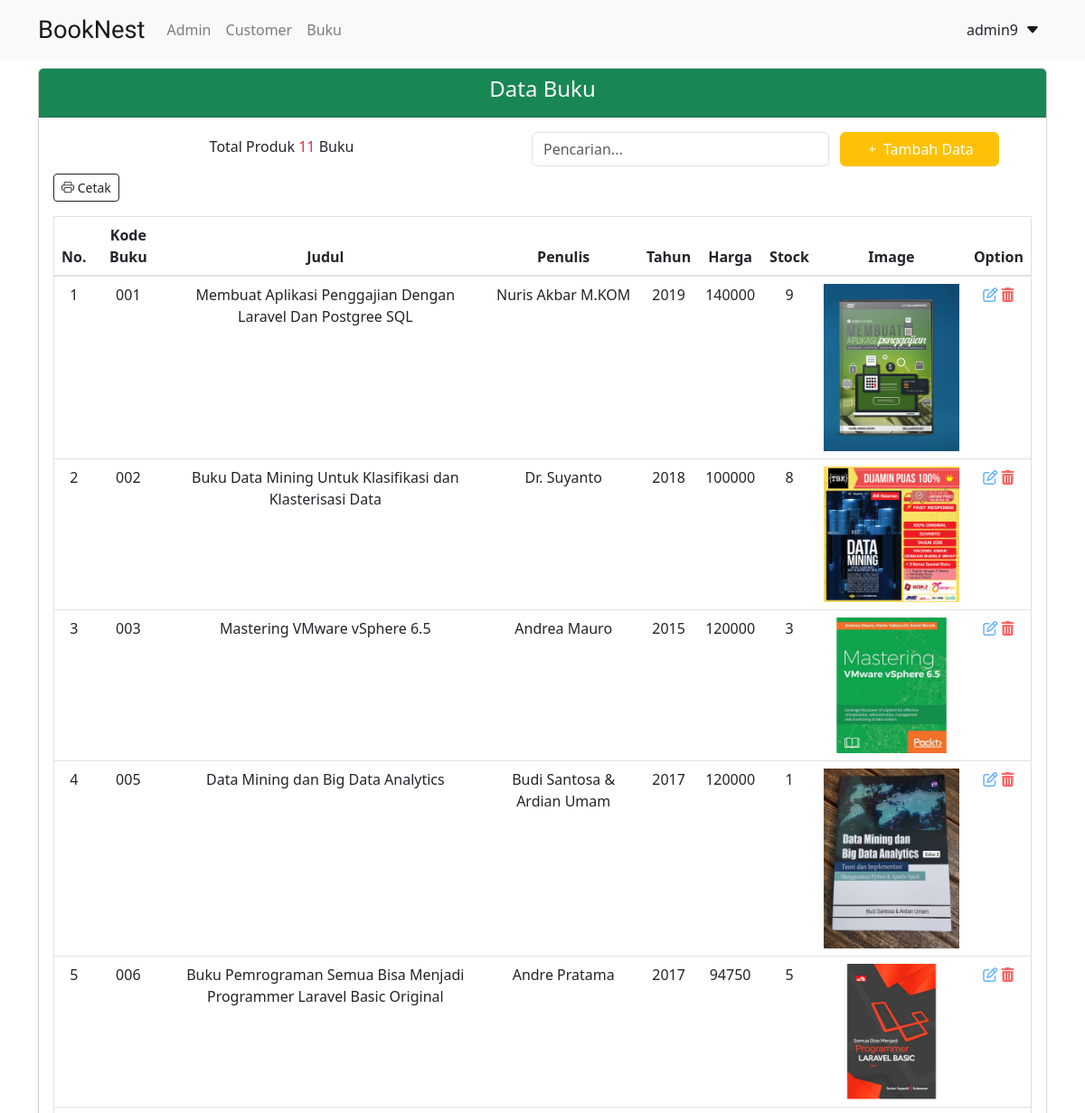
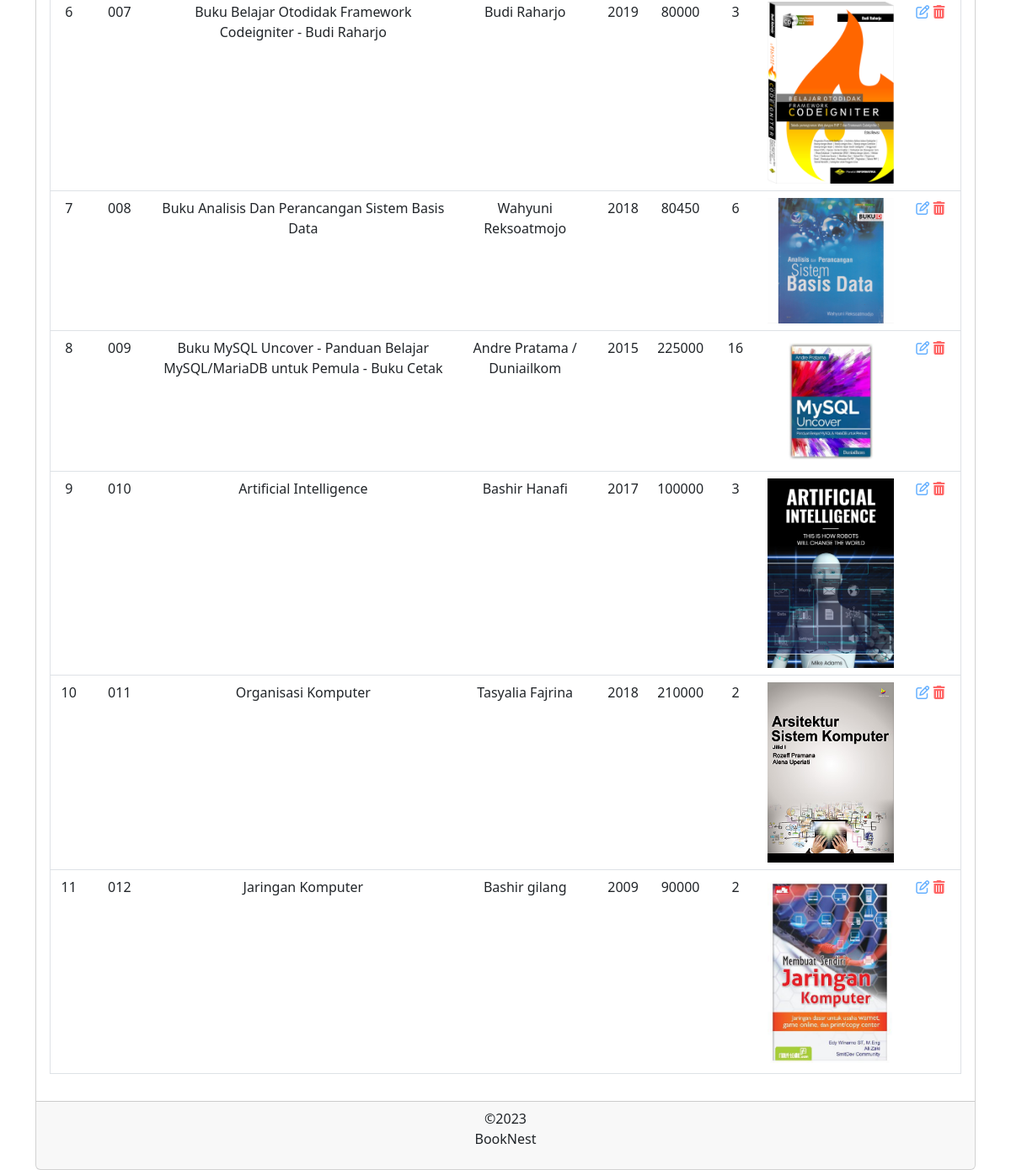
Screenshot of /toko_buku/buku.php (signed in) with the database file from the repository (2 pictures, top to bottom).
### tables this page shows
CREATE TABLE `buku` (
  `kode_buku` varchar(200) NOT NULL,
  `judul` varchar(400) NOT NULL,
  `penulis` varchar(400) NOT NULL,
  `tahun` varchar(20) NOT NULL,
  `harga` double NOT NULL,
  `stok` double NOT NULL,
  `image` varchar(400) NOT NULL
);

### toko_buku/buku.php (the view, shortened to what this page needs)
<?php
  require 'functions.php';
 ?>
<!DOCTYPE html>
<html lang="en" dir="ltr">
  <head>
    <link rel="stylesheet" href="assets/css/bootstrap.min.css">
    <link href="https://cdn.jsdelivr.net/npm/bootstrap@5.3.0-alpha3/dist/css/bootstrap.min.css" rel="stylesheet">
    <link rel="stylesheet" href="https://cdn.jsdelivr.net/npm/bootstrap-icons@1.10.5/font/bootstrap-icons.css">
  </head>
  <body>
    <?php
      include("navbar_admin.php");
    ?>
    <?php
      if (isset($_POST["find"])) {
        $find = $_POST["find"];
        $sql = "select * from buku
                where kode_buku like '%$find%'
                or judul like '%$find%'
                or penulis like '%$find%'
                or tahun like '%$find%'
                or harga like '%$find%'
                or stok like '%$find%'";
      } else {
        $sql = "select * from buku";
      }
      $query = mysqli_query($connect, $sql);
     ?>
    <div class="container">
      <div class="card">
        <div class="card-header bg-success text-light text-center">
          <h4>Data Buku</h4>
        </div>
        <div class="card-body">
          <div class="row mb-2">
            <div class="row col-12 col-sm-12 col-md-12 col-lg-6">
              <figcaption class="form-control border-0 p-1 text-center">Total Produk
                <span class="text-danger"><?php $result = mysqli_query($connect, $sql);;
                  echo mysqli_num_rows($result) ?>
                </span>
                Buku
              </figcaption>
            </div>
            <div class="row col-12 col-sm-12 col-md-12 col-lg-6">
              <form class="col-8" action="buku.php" method="post">
                <input type="text" name="find" class="form-control" placeholder="Pencarian...">
              </form>
              <button type="button" name="btnTambah" class="btn btn-warning text-white btn-block col-4"
                      data-toggle="modal" data-target="#modal_buku" onclick="Add();">
                      <i class="bi bi-plus"></i> Tambah Data
              </button>
            </div>
          </div>
          <div class="mb-3">
              <a href="cetak.php" class="btn btn-outline-dark btn-sm"
              target="_blank"><i class="bi bi-printer"></i> Cetak</a>
          </div>
          <div class="overflow-auto text-center">
          <table class="table border">
            <thead>
              <th>No.</th>
              <th>Kode Buku</th>
              <th>Judul</th>
              <th>Penulis</th>
              <th>Tahun</th>
              <th>Harga</th>
              <th>Stock</th>
              <th>Image</th>
              <th>Option</th>
            </thead>
            <tbody>
              <?php
                $number = 1;
                foreach ($query as $buku): ?>
                <tr>
                  <td>
                    <?php echo $number ?>
                  </td>
                  <td><?php echo $buku["kode_buku"] ?></td>
                  <td><?php echo $buku["judul"] ?></td>
                  <td><?php echo $buku["penulis"] ?></td>
                  <td><?php echo $buku["tahun"] ?></td>
                  <td><?php echo $buku["harga"] ?></td>
                  <td><?php echo $buku["stok"] ?></td>
                  <td>
                    <img src="<?php echo 'image/'.$buku['image']; ?>" width="150px">
                  </td>
                  <td>
                    <i name="Edit" class="fa fa-edit" style="cursor:pointer;color:#66b0ff;"
                            data-toggle="modal" data-target="#modal_buku"
                            onclick='Edit(<?php echo json_encode($buku);?>)'>
                    </i>
                    <a href="process_crud_buku.php?hapus=true&kode_buku=<?php echo $buku["kode_buku"];?>"
                        onclick="return confirm('Apakah anda yakin ingin menghapus data ini ?')">
                        <i name="Hapus" class="fa fa-trash" style="color:#ff6666;" onclick="Hapus(<?php ?>);"></i>
                    </a>
                  </td>
                </tr>
              <?php $number++; endforeach; ?>
            </tbody>
          </table>
        </div>
        </div>
        <div class="card-footer text-center">
          <p>&copy;2023 <br> BookNest</p>
        </div>
      </div>
    </div>
  </body>
</html>

### toko_buku/navbar_admin.php (shortened to what this page needs)
<link href="https://cdn.jsdelivr.net/npm/bootstrap@5.3.0-alpha3/dist/css/bootstrap.min.css" rel="stylesheet">
<link rel="stylesheet" href="https://cdn.jsdelivr.net/npm/bootstrap-icons@1.10.5/font/bootstrap-icons.css">
<nav class="navbar navbar-expand-lg navbar-light bg-light position-sticky fixed-top mb-2">
   <div class="container">
       <a class="navbar-brand" href="index.php" style="font-family: 'Shadows Into Light', cursive; font-size: 170%;">BookNest</a>
       <div class="collapse navbar-collapse" id="navbarNavDropdown">
         <div class="navbar-nav">
           <a class="nav-item nav-link" href="admin.php">Admin</a>
           <a class="nav-item nav-link" href="customer.php">Customer</a>
           <a class="nav-item nav-link" href="buku.php">Buku</a>
         </div>
           <ul class="navbar-nav ml-auto">
             <li class="nav-item dropdown">
             <?php echo $_SESSION["username"]; ?><a class="nav-link active d-inline-block" href="#" id="navbarDropdown" role="button" data-toggle="dropdown" aria-haspopup="true" aria-expanded="false">
                 <i class="bi bi-caret-down-fill"></i>
               </a>
             </li>
           </ul>
       </div>
   </div>
 </nav>

### rows the page displays
buku: kode_buku "001", judul "Membuat Aplikasi Penggajian Dengan Laravel Dan Postgree SQL", penulis "Nuris Akbar M.KOM", tahun "2019", harga "140000", stok "9", image (picture)
buku: kode_buku "002", judul "Buku Data Mining Untuk Klasifikasi dan Klasterisasi Data", penulis "Dr. Suyanto", tahun "2018", harga "100000", stok "8", image (picture)
buku: kode_buku "003", judul "Mastering VMware vSphere 6.5", penulis "Andrea Mauro", tahun "2015", harga "120000", stok "3", image (picture)
buku: kode_buku "005", judul "Data Mining dan Big Data Analytics", penulis "Budi Santosa & Ardian Umam", tahun "2017", harga "120000", stok "1", image (picture)
buku: kode_buku "006", judul "Buku Pemrograman Semua Bisa Menjadi Programmer Laravel Basic Original", penulis "Andre Pratama", tahun "2017", harga "94750", stok "5", image (picture)
buku: kode_buku "007", judul "Buku Belajar Otodidak Framework Codeigniter - Budi Raharjo", penulis "Budi Raharjo", tahun "2019", harga "80000", stok "3", image (picture)
buku: kode_buku "008", judul "Buku Analisis Dan Perancangan Sistem Basis Data", penulis "Wahyuni Reksoatmojo", tahun "2018", harga "80450", stok "6", image (picture)
buku: kode_buku "009", judul "Buku MySQL Uncover - Panduan Belajar MySQL/MariaDB untuk Pemula - Buku Cetak", penulis "Andre Pratama / Duniailkom", tahun "2015", harga "225000", stok "16", image (picture)
buku: kode_buku "010", judul "Artificial Intelligence", penulis "Bashir Hanafi", tahun "2017", harga "100000", stok "3", image (picture)
buku: kode_buku "011", judul "Organisasi Komputer", penulis "Tasyalia Fajrina", tahun "2018", harga "210000", stok "2", image (picture)
buku: kode_buku "012", judul "Jaringan Komputer", penulis "Bashir gilang", tahun "2009", harga "90000", stok "2", image (picture)

### other values shown
$_SESSION["username"] "admin9"
mysqli_num_rows($result) "11"
